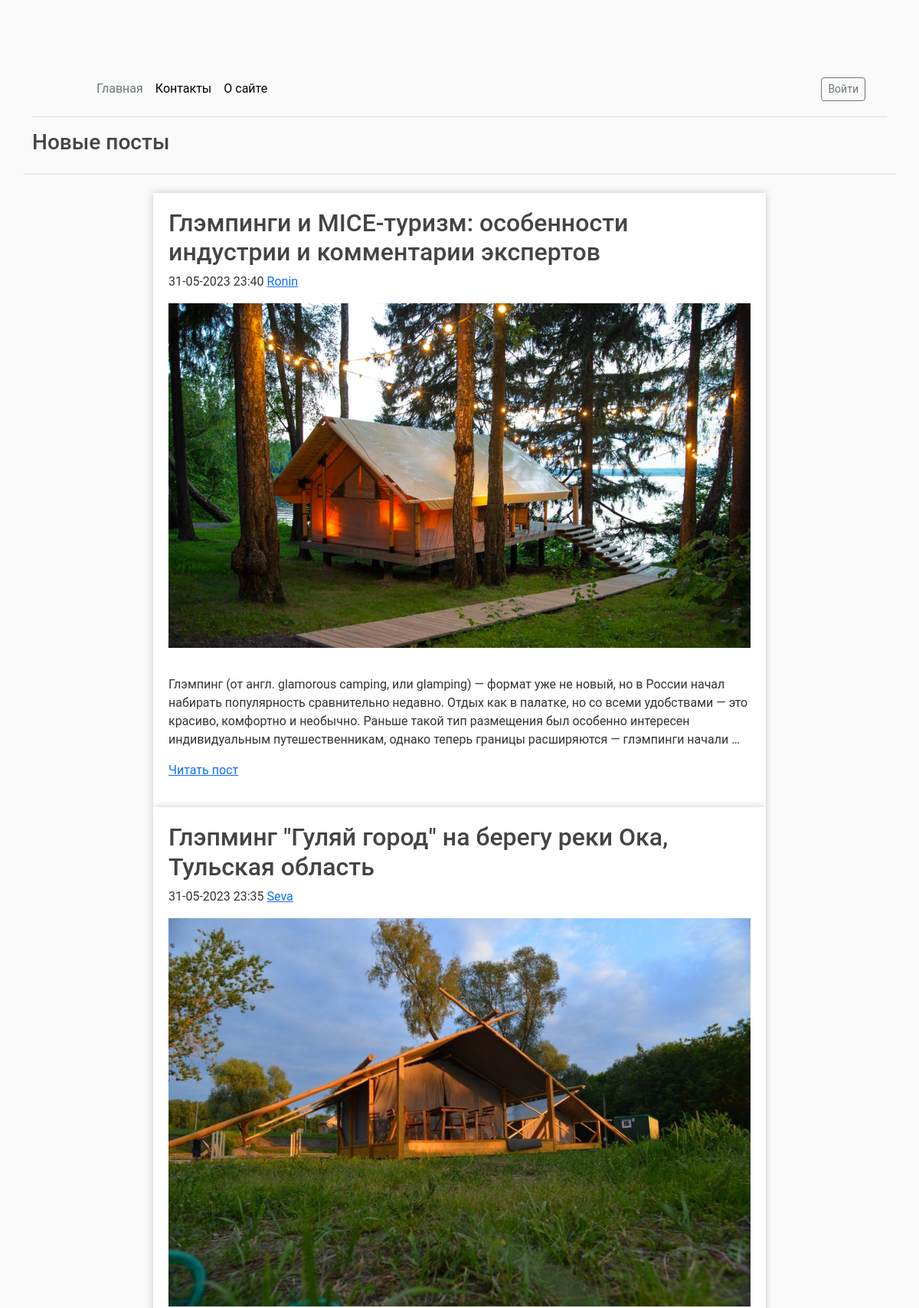
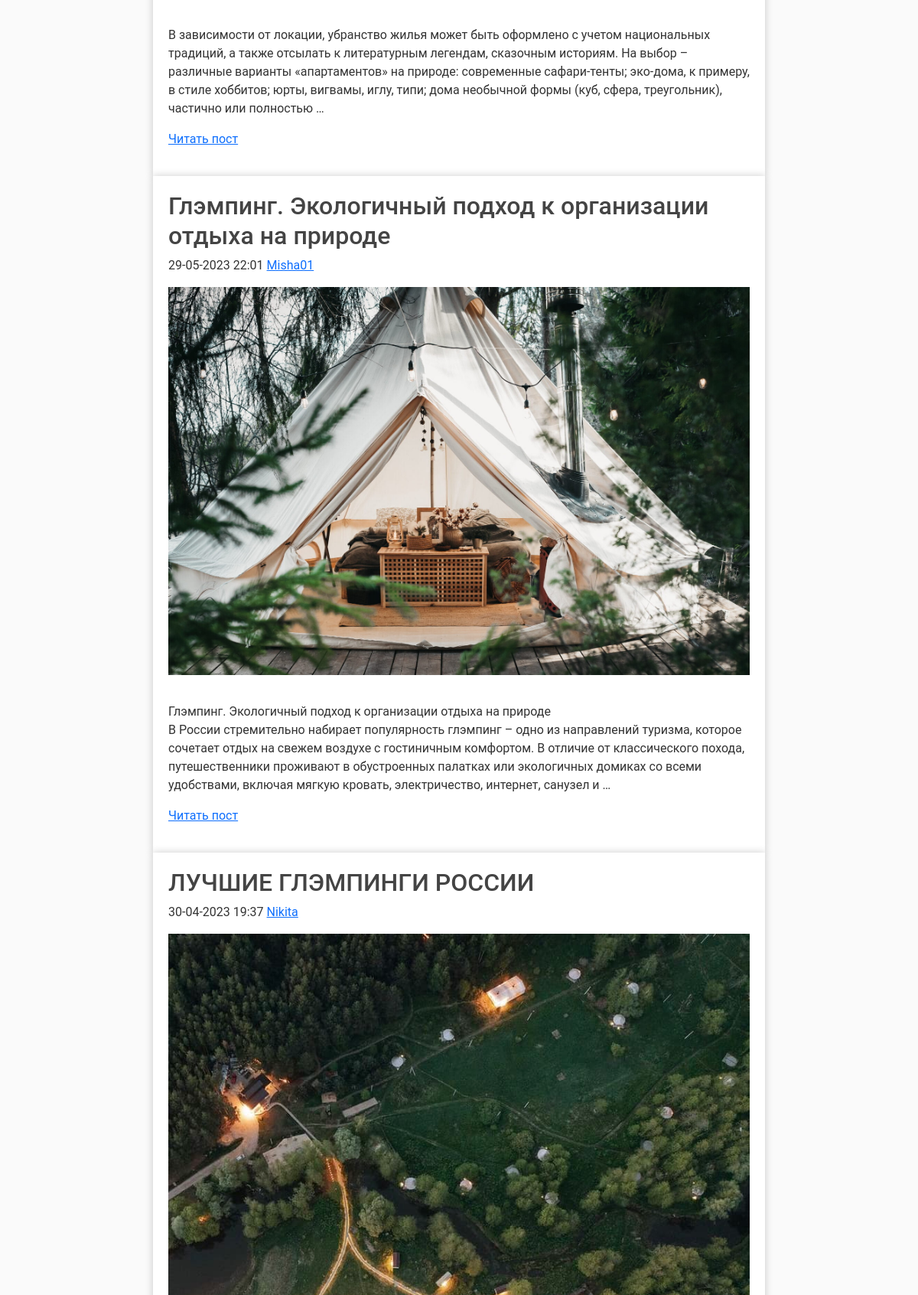
The page / (upper part) on the database its author committed (2 pictures, top to bottom).
### app1/models.py (models this page shows, shortened)
class Post(models.Model):
    title = models.CharField(max_length=100, verbose_name="Заголовок")
    slug = AutoSlugField(populate_from='title', max_length=255, unique=True, db_index=True, verbose_name="URL")
    image = models.ImageField(upload_to="photos/%Y/%m/%d/", null=True, blank=True, verbose_name="Фото")
    content = models.TextField(verbose_name="Текст статьи")
    author = models.ForeignKey(User, on_delete=models.CASCADE, verbose_name="Автор статьи")
    created_at = models.DateTimeField(auto_now_add=True, verbose_name="Время создания")
    class Meta:
        verbose_name = 'Пост'
        verbose_name_plural = 'Посты'

### app1/views.py (the view)
# urls.py: path('', views.PostListView.as_view(), name='base'),
class PostListView(ListView):
    queryset = Post.objects.order_by('-id')
    context_object_name = 'posts'
    paginate_by = 4
    template_name = 'app1/base.html'

### app1/templates/app1/base.html (shortened to what this page needs)
{% load static %}
<!doctype html>
<html lang="en" data-bs-theme="auto">
  <head>
    <link rel="stylesheet" href="https://cdn.jsdelivr.net/npm/bootstrap@5.2.3/dist/css/bootstrap.min.css">
    <link href="/docs/5.3/dist/css/bootstrap.min.css" rel="stylesheet">
    <link href="{% static 'app1/css/style.css' %}" rel="stylesheet">
  </head>
  <body>
<main class="container">
  <header class="p-3 mb-3 border-bottom">
    <div class="container">
      <div class="d-flex flex-wrap align-items-center justify-content-center justify-content-lg-start">
        <a href="/" class="d-flex align-items-center mb-2 mb-lg-0 link-body-emphasis text-decoration-none">
          <svg class="bi me-2" width="40" height="32" role="img" aria-label="Bootstrap"><use xlink:href="#bootstrap"/></svg>
        </a>
        <ul class="nav col-12 col-lg-auto me-lg-auto mb-2 justify-content-center mb-md-0">
          <li><a href="{% url 'base' %}" class="nav-link px-2 link-secondary">Главная</a></li>
          <li><a href="{% url 'contacts' %}" class="nav-link px-2 link-body-emphasis">Контакты</a></li>
          <li><a href="{% url 'about' %}" class="nav-link px-2 link-body-emphasis">О сайте</a></li>
        </ul>
        <div class="col-md-3 text-end">
            <a class="btn btn-sm btn-outline-secondary" href="{% url 'login' %}">Войти</a>
        </div>
      </div>
    </div>
  </header>
{% block content %}
        <div class="row">
            <h3 class="pb-4 mb-4 font-italic border-bottom">
              Новые посты
            </h3>
        {% for el in page_obj %}
              <div class="post-container">
                <h2 class="blog-post-title">{{ el.title }}</h2>
                <p class="blog-post-meta">{{ el.created_at|date:"d-m-Y H:i" }} <a href="{% url 'login' %}"> {{ el.author }}</a></p>
                 {% if el.image %}
                    <img src="{{ el.image.url }}" class="post-image">
                 {% endif %}
                {% autoescape on %}
                <p>{{ el.content|linebreaks|truncatewords:50 }}</p>
                {% endautoescape %}
                <p><a href="{% url 'login' %}">Читать пост</a></p>
              </div>
        {% endfor %}
  {% endblock %}
</main>
</body>
</html>

### app1/static/app1/css/style.css (style rules this page uses)
.post-container { max-width: 800px; margin: 0 auto; padding: 20px; background-color: #fff; box-shadow: 0px 0px 10px rgba(0, 0, 0, 0.2); }
.post-image { width: 100%; margin-bottom: 20px; }
body, html { width:100%; height:100% }
body { margin:0; padding:0; background: #fafafa; color: #333333; margin-top: 5rem; font-family:Roboto; }
h1, h2, h3, h4, h5, h6 { color: #444444; }
ul { margin: 0; }

### app1/templates/app1/base.html (style rules this page uses)
.bi { vertical-align: -.125em; fill: currentColor; }

### rows shown on the page
Post: title "Глэмпинги и MICE-туризм: особенности индустрии и комментарии экспертов", created_at "31-05-2023 23:40", author "Ronin", image (picture), content "Глэмпинг (от англ. glamorous camping, или glamping) — формат уже не новый, но в России начал набирать популярность сравнительно недавно. Отдых как в палатке, но со всеми удобствами — это красиво, комфортно и необычно. Раньше такой тип размещения был особенно интересен индивидуальным путешественникам, однако теперь границы расширяются — глэмпинги начали …"
Post: title "Глэпминг \"Гуляй город\" на берегу реки Ока, Тульская область", created_at "31-05-2023 23:35", author "Seva", image (picture), content "В зависимости от локации, убранство жилья может быть оформлено с учетом национальных традиций, а также отсылать к литературным легендам, сказочным историям. На выбор – различные варианты «апартаментов» на природе: современные сафари-тенты; эко-дома, к примеру, в стиле хоббитов; юрты, вигвамы, иглу, типи; дома необычной формы (куб, сфера, треугольник), частично или полностью …"
Post: title "Глэмпинг. Экологичный подход к организации отдыха на природе", created_at "29-05-2023 22:01", author "Misha01", image (picture), content "Глэмпинг. Экологичный подход к организации отдыха на природе В России стремительно набирает популярность глэмпинг – одно из направлений туризма, которое сочетает отдых на свежем воздухе c гостиничным комфортом. В отличие от классического похода, путешественники проживают в обустроенных палатках или экологичных домиках со всеми удобствами, включая мягкую кровать, электричество, интернет, санузел и …"
Post: title "ЛУЧШИЕ ГЛЭМПИНГИ РОССИИ", created_at "30-04-2023 19:37", author "Nikita", image (picture)
